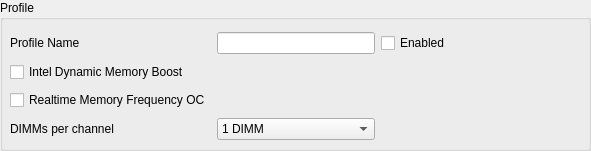
         <widget class="QGroupBox" name="groupBoxHeader_XMP2">
          <property name="geometry">
           <rect>
            <x>10</x>
            <y>10</y>
            <width>591</width>
            <height>151</height>
           </rect>
          </property>
          <property name="title">
           <string>Profile</string>
          </property>
          <widget class="QWidget" name="gridLayoutWidget_15">
           <property name="geometry">
            <rect>
             <x>10</x>
             <y>30</y>
             <width>441</width>
             <height>116</height>
            </rect>
           </property>
           <layout class="QGridLayout" name="gridLayout_Profile_XMP2">
            <item row="0" column="3">
             <widget class="QCheckBox" name="cbEnabled_XMP2">
              <property name="text">
               <string>Enabled</string>
              </property>
             </widget>
            </item>
            <item row="1" column="1">
             <widget class="QCheckBox" name="cbDynamicMemBoost_XMP2">
              <property name="text">
               <string>Intel Dynamic Memory Boost</string>
              </property>
             </widget>
            </item>
            <item row="0" column="2">
             <widget class="QLineEdit" name="leProfileName_XMP2">
              <property name="text">
               <string/>
              </property>
              <property name="readOnly">
               <bool>false</bool>
              </property>
             </widget>
            </item>
            <item row="0" column="1">
             <widget class="QLabel" name="lProfileName_XMP2">
              <property name="text">
               <string>Profile Name</string>
              </property>
             </widget>
            </item>
            <item row="2" column="1">
             <widget class="QCheckBox" name="cbRealTimeMemOC_XMP2">
              <property name="text">
               <string>Realtime Memory Frequency OC</string>
              </property>
             </widget>
            </item>
            <item row="3" column="1">
             <widget class="QLabel" name="lDMMc_XMP2">
              <property name="text">
               <string>DIMMs per channel</string>
              </property>
             </widget>
            </item>
            <item row="3" column="2">
             <widget class="QComboBox" name="cbDimmPChannel_XMP2">
              <item>
               <property name="text">
                <string>1 DIMM</string>
               </property>
              </item>
              <item>
               <property name="text">
                <string>2 DIMM</string>
               </property>
              </item>
              <item>
               <property name="text">
                <string>3 DIMM</string>
               </property>
              </item>
              <item>
               <property name="text">
                <string>4 DIMM</string>
               </property>
              </item>
             </widget>
            </item>
           </layout>
          </widget>
         </widget>
